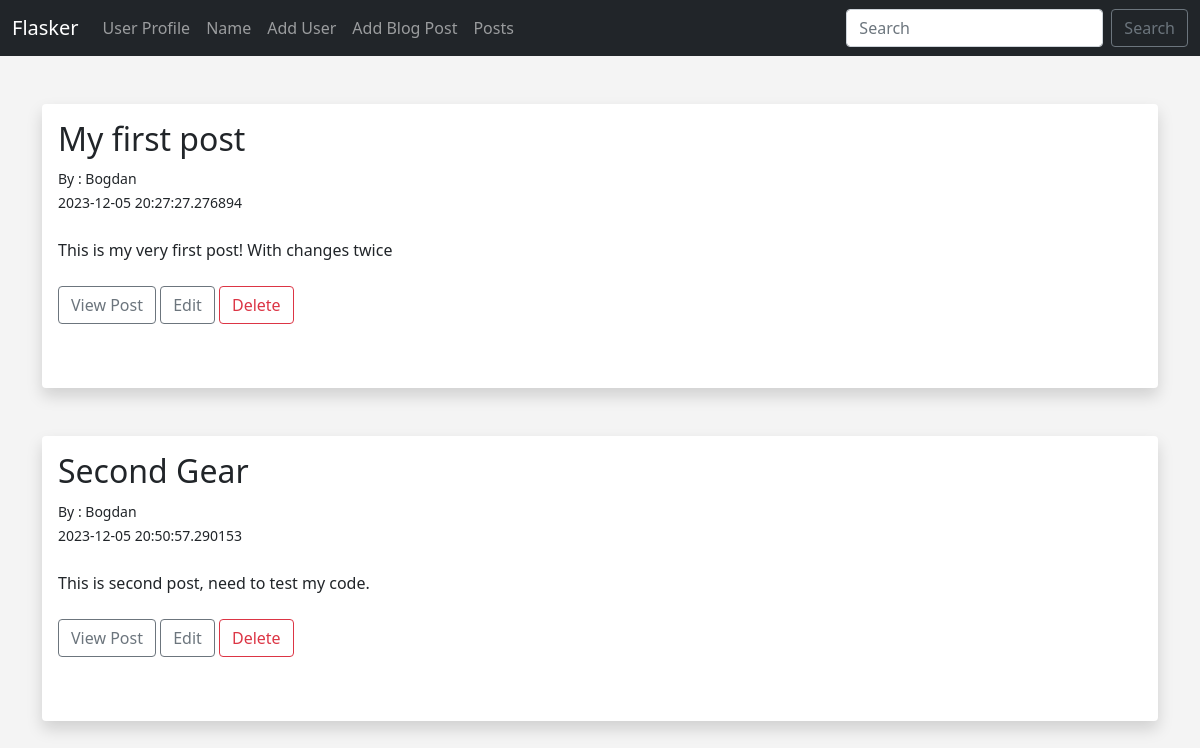
The page /posts on the database its author committed.
### hello.py (models this page shows)
class Posts(db.Model):
	id = db.Column(db.Integer, primary_key=True)
	title = db.Column(db.String(255))
	content = db.Column(db.Text)
	author = db.Column(db.String(255))
	date_posted = db.Column(db.DateTime, default=datetime.utcnow)
	slug = db.Column(db.String(255))

### hello.py (the view)
@app.route('/posts')
def posts():
	posts = Posts.query.order_by(Posts.date_posted)
	return render_template('posts.html', posts=posts)

### templates/posts.html (shortened to what this page needs)
{% extends 'base.html' %}
{% block content %}
<br/>
{% for post in posts %}
<div class="shadow p-3 mb-5 bg-body rounded">
	<h2>{{ post.title }} </h2>
	<small>By : {{ post.author }} <br/>
	{{ post.date_posted }}</small> <br/><br/>
	{{ post.content }} <br/> <br/>
	<a href="{{ url_for('post', id=post.id) }}" class="btn btn-outline-secondary"> View Post </a>
	<a href="{{ url_for('edit_post', id=post.id) }}" class="btn btn-outline-secondary"> Edit </a>
	<a href="{{ url_for('delete_post', id=post.id) }}" class="btn btn-outline-danger"> Delete </a>
	<br/>
	<br/><br/>
</div>
{% endfor %}
{% endblock %}

### templates/base.html (shortened to what this page needs)
<!doctype html>
<html lang="en">
  <head>
    <link href="https://cdn.jsdelivr.net/npm/bootstrap@5.0.0-beta1/dist/css/bootstrap.min.css" rel="stylesheet">
    <link href="{{ url_for('static', filename='css/style.css') }}" rel="stylesheet">
  </head>
  <body>
  	{% include 'navbar.html' %}
  	<br/>
  	<div class="container">
		{% block content %}
		{% endblock %}
	</div>
  </body>
</html>

### templates/navbar.html (shortened to what this page needs)
<nav class="navbar navbar-expand-lg navbar-dark bg-dark">
  <div class="container-fluid">
    <a class="navbar-brand" href="{{ url_for('index') }}">Flasker</a>
    <div class="collapse navbar-collapse" id="navbarSupportedContent">
      <ul class="navbar-nav me-auto mb-2 mb-lg-0">
        <li class="nav-item">
          <a class="nav-link" href="{{ url_for('user', name='John')}}">User Profile</a>
        </li>
        <li class="nav-item">
          <a class="nav-link" href="{{ url_for('name')}}">Name</a>
        </li>
        <li class="nav-item">
          <a class="nav-link" href="{{ url_for('add_user')}}">Add User</a>
        </li>
        <li class="nav-item">
          <a class="nav-link" href="{{ url_for('add_post')}}">Add Blog Post</a>
        </li>
        <li class="nav-item">
          <a class="nav-link" href="{{ url_for('posts')}}">Posts</a>
        </li>
      </ul>
      <form class="d-flex">
        <input class="form-control me-2" type="search" placeholder="Search" aria-label="Search">
        <button class="btn btn-outline-secondary" type="submit">Search</button>
      </form>
    </div>
  </div>
</nav>

### static/css/style.css (style rules this page uses)
body { background: #f4f4f4; }

### rows shown on the page
Posts: title "My first post", author "Bogdan", date_posted "2023-12-05 20:27:27.276894", content "This is my very first post! With changes twice"
Posts: title "Second Gear", author "Bogdan", date_posted "2023-12-05 20:50:57.290153", content "This is second post, need to test my code."
